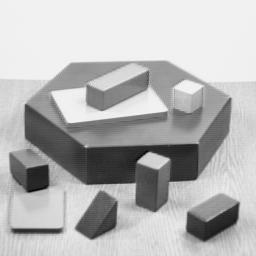
#> input picture OpenCV-Python/simple.jpg, 256 x 256 px
$ python -i picamera-lineFinder.py   (imports and definitions only)
#> lines starting #> are read from the running program, lines starting #| are printed output that depends on the picture; after the words box and inside, x2 and y2 are one past the last pixel; in counts of white or black regions, pixels touching at a corner belong together
#> further down, picture is the input picture: shape (256, 256, 3); min 0, max 252, mean 182.8
import io
import math

import picamera
import cv2

import numpy as np

x_offset = 120
y_offset = 90

x_size = 400
y_size = 300

vertices = np.array([
                      [x_offset, y_offset],
                      [x_offset, y_offset + y_size],
                      [x_offset + x_size, y_offset + y_size],
                      [x_offset + x_size, y_offset]
                    ], np.int32)

def roi(image):
    mask = np.zeros_like(image)
    cv2.fillPoly(mask, [vertices], 255)
    masked = cv2.bitwise_and(image, mask)
    return masked

def process_image(image):
    img = cv2.Canny(image, threshold1=100, threshold2=200)
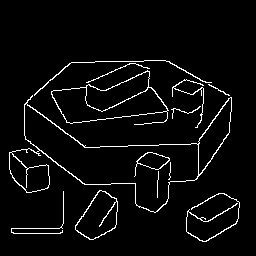
#> img: shape (256, 256); 4.2% white in thin lines or dots, all inside (x1, y1, x2, y2) = (9, 60, 240, 242)
    img = cv2.GaussianBlur(img, (3,3), 0 )
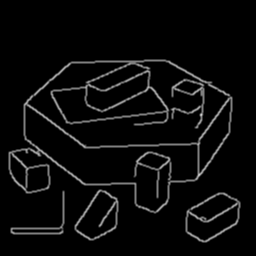
#> img: shape (256, 256); min 0, max 207, mean 10.7

    lines = cv2.HoughLinesP(img, 1, np.pi/180, 100, minLineLength=150, maxLineGap=10)
#> lines = None
#> (the run stopped early here; a loop or call above may not have finished)
